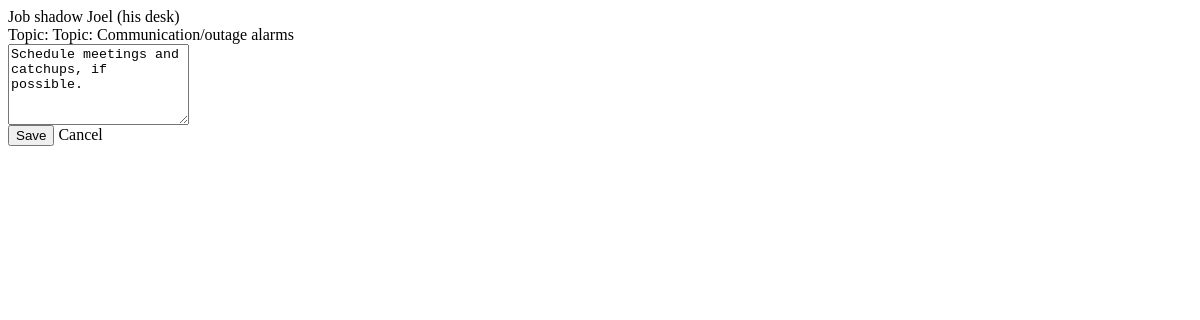
/tasks/1/notes/edit, run on an earlier commit of the app's database.
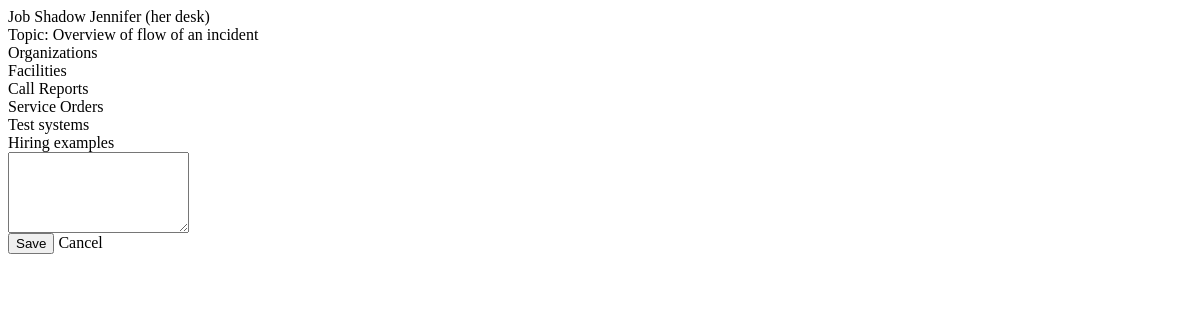
And on a later commit of the database.
### Onboarding/models.py (models this page shows, shortened)
class Task(db.Model):
    __tablename__ = "tasks"
    id = db.Column(db.Integer, primary_key=True)
    week_id = db.Column(db.Integer, db.ForeignKey("weeks.id"), nullable=False)
    week = db.relationship("Week", back_populates="tasks")
    title = db.Column(db.String(255), nullable=True)
    goal = db.Column(db.String(255), nullable=True)
    topic = db.Column(db.Text, nullable=True)
    due_date = db.Column(db.Date, nullable=True)  # <-- add this
    status = db.Column(
        db.String(32), nullable=False, default=StatusEnum.NOT_STARTED.value
    )
    notes = db.Column(db.Text, nullable=False, default="")
    sort_order = db.Column(db.Integer, nullable=True)

### app.py (the view)
@app.get("/tasks/<int:task_id>/notes/edit", endpoint="edit_notes_form")
def edit_notes_form(task_id):
    t = Task.query.get_or_404(task_id)
    return render_template("_task_notes_form.html", t=t)

### app.py (called while the page is built)
@app.context_processor
def inject_build_ts():
    return {"build_ts": int(time.time())}

### templates/_task_notes_form.html
<tr id="task-{{ t.id }}" class="align-top task-row editing">
  <td class="col-goal align-top">
    <div class="goal-title fw-semibold">{{ t.title or t.goal }}</div>
    {% if t.topic %}
      <div class="goal-topic text-muted small mt-1">
        <span class="text-secondary">Topic:</span>
        {{ t.topic | replace('\n','<br>') | safe }}
      </div>
    {% endif %}
  </td>
  <td class="col-notes" colspan="2">
    <form
      hx-post="{{ url_for('update_notes', task_id=t.id) }}"
      hx-target="#task-{{ t.id }}"
      hx-swap="outerHTML"
      class="mt-2"
    >
      <textarea name="notes" rows="5" class="form-control">{{ t.notes or '' }}</textarea>
      <div class="mt-2">
        <button class="btn btn-sm btn-primary">Save</button>
        <a class="btn btn-sm btn-secondary ms-2"
           hx-get="{{ url_for('view_notes', task_id=t.id) }}"
           hx-target="#task-{{ t.id }}"
           hx-swap="outerHTML">Cancel</a>
      </div>
    </form>
  </td>
</tr>

What changed in the data, as far as the page shows it:
changed Task: title+goal "Job shadow Joel (his desk)" → "Job Shadow Jennifer (her desk)"; topic "Topic: Communication/outage alarms" → "Overview of flow of an incident Organizations Facilities Call Reports Service Orders Test systems Hiring examples"; notes "Schedule meetings and catchups, if possible." → (not shown)
